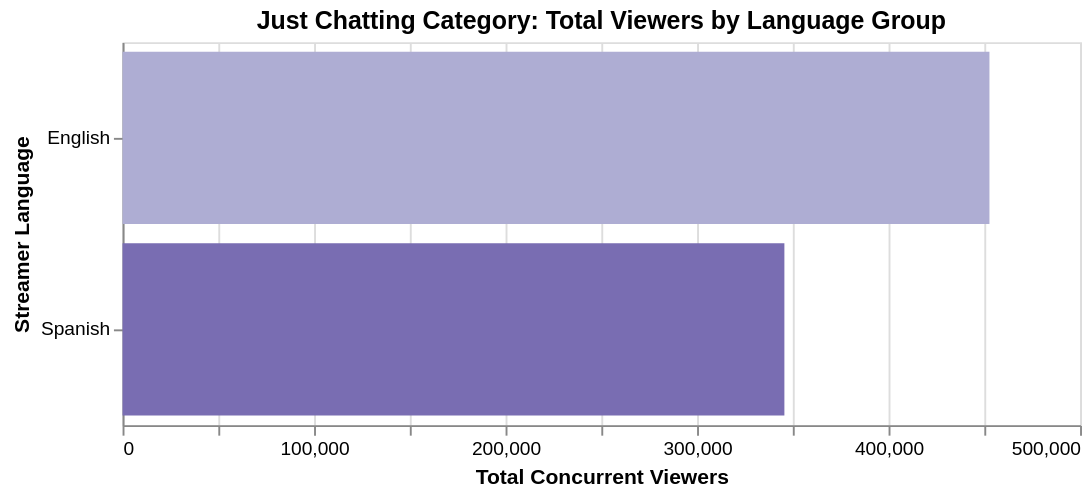

Notebook cell for this chart:
### Markdown cell above
#### "Just Chatting" Category by Language of Viewers

### Code cell
just_chatting_streamers = streamers_df[streamers_df["category"] == "Just Chatting"]

alt.Chart(just_chatting_streamers).mark_bar().encode(
    x=alt.X(
        "sum(avg_concurrent_viewers):Q",
        title="Total Concurrent Viewers",
        axis=alt.Axis(format=",.0f"),
    ),
    y=alt.Y("language:N", title="Streamer Language", sort="-x"),
    color=alt.Color(
        "language:N", scale=alt.Scale(scheme="purples"), legend=None
    ),
    tooltip=[
        alt.Tooltip("language:N", title="Language"),
        alt.Tooltip(
            "sum(avg_concurrent_viewers):Q",
            title="Total Viewers",
            format=",.0f",
        ),
    ],
).properties(
    title="Just Chatting Category Viewers by Language Group",
    width=500,
    height=200,
).display()

### Figure 1 — Vega-Lite specification as saved in the notebook (floating-point values rounded to 4 significant figures)
{"config": {"view": {"continuousWidth": 300, "continuousHeight": 300}}, "data": {"name": "data-361faa64dd8bf704bf8b50a9af4c795a"}, "mark": {"type": "bar"}, "encoding": {"color": {"field": "language", "legend": null, "scale": {"scheme": "purples"}, "type": "nominal"}, "tooltip": [{"field": "language", "title": "Language", "type": "nominal"}, {"aggregate": "sum", "field": "avg_concurrent_viewers", "format": ",.0f", "title": "Total Viewers", "type": "quantitative"}], "x": {"aggregate": "sum", "axis": {"format": ",.0f"}, "field": "avg_concurrent_viewers", "title": "Total Concurrent Viewers", "type": "quantitative"}, "y": {"field": "language", "sort": "-x", "title": "Streamer Language", "type": "nominal"}}, "height": 200, "title": "Just Chatting Category: Total Viewers by Language Group", "width": 500, "$schema": "https://vega.github.io/schema/vega-lite/v6.4.1.json", "datasets": {"data-361faa64dd8bf704bf8b50a9af4c795a": [{"streamer_id": "STR0001", "streamer_name": "xQc", "category": "Just Chatting", "language": "English", "partner_status": true, "total_followers": 11500000, "avg_concurrent_viewers": 138706}, {"streamer_id": "STR0002", "streamer_name": "Pokimane", "category": "Just Chatting", "language": "English", "partner_status": true, "total_followers": 25551, "avg_concurrent_viewers": 71660}, {"streamer_id": "STR0003", "streamer_name": "HasanAbi", "category": "Just Chatting", "language": "English", "partner_status": true, "total_followers": 2600000, "avg_concurrent_viewers": 34220}, {"streamer_id": "STR0004", "streamer_name": "Amouranth", "category": "Just Chatting", "language": "English", "partner_status": true, "total_followers": 6200000, "avg_concurrent_viewers": 68607}, {"streamer_id": "STR0005", "streamer_name": "Mizkif", "category": "Just Chatting", "language": "English", "partner_status": true, "total_followers": 2100000, "avg_concurrent_viewers": 6771}, {"streamer_id": "STR0006", "streamer_name": "QTCinderella", "category": "Just Chatting", "language": "English", "partner_status": true, "total_followers": 950000, "avg_concurrent_viewers": 13948}, {"streamer_id": "STR0007", "streamer_name": "Devin_Nash", "category": "Just Chatting", "language": "English", "partner_status": true, "total_followers": 45130, "avg_concurrent_viewers": 5114}, {"streamer_id": "STR0008", "streamer_name": "Ibai", "category": "Just Chatting", "language": "Spanish", "partner_status": true, "total_followers": 46964, "avg_concurrent_viewers": 156401}, {"streamer_id": "STR0009", "streamer_name": "Auronplay", "category": "Just Chatting", "language": "Spanish", "partner_status": true, "total_followers": 14500000, "avg_concurrent_viewers": 53149}, {"streamer_id": "STR0010", "streamer_name": "Rubius", "category": "Just Chatting", "language": "Spanish", "partner_status": true, "total_followers": 9700000, "avg_concurrent_viewers": 76193}, {"streamer_id": "STR0011", "streamer_name": "ElSpreen", "category": "Just Chatting", "language": "Spanish", "partner_status": true, "total_followers": 8200000, "avg_concurrent_viewers": 55927}, {"streamer_id": "STR0012", "streamer_name": "Hafu", "category": "Just Chatting", "language": "English", "partner_status": true, "total_followers": 1400000, "avg_concurrent_viewers": 19667}, {"streamer_id": "STR0013", "streamer_name": "Fuslie", "category": "Just Chatting", "language": "English", "partner_status": true, "total_followers": 8902, "avg_concurrent_viewers": 9540}, {"streamer_id": "STR0014", "streamer_name": "Valkyrae", "category": "Just Chatting", "language": "English", "partner_status": true, "total_followers": 3700000, "avg_concurrent_viewers": 46974}, {"streamer_id": "STR0015", "streamer_name": "DisguisedToast", "category": "Just Chatting", "language": "English", "partner_status": true, "total_followers": 2400000, "avg_concurrent_viewers": 18634}, {"streamer_id": "STR0016", "streamer_name": "Trainwreckstv", "category": "Just Chatting", "language": "English", "partner_status": true, "total_followers": 2800000, "avg_concurrent_viewers": 13871}, {"streamer_id": "STR0017", "streamer_name": "xChocobars", "category": "Just Chatting", "language": "English", "partner_status": false, "total_followers": 540000, "avg_concurrent_viewers": 4973}, {"streamer_id": "STR0074", "streamer_name": "Pituquistream", "category": "Just Chatting", "language": "Spanish", "partner_status": true, "total_followers": 780000, "avg_concurrent_viewers": 3932}]}}
